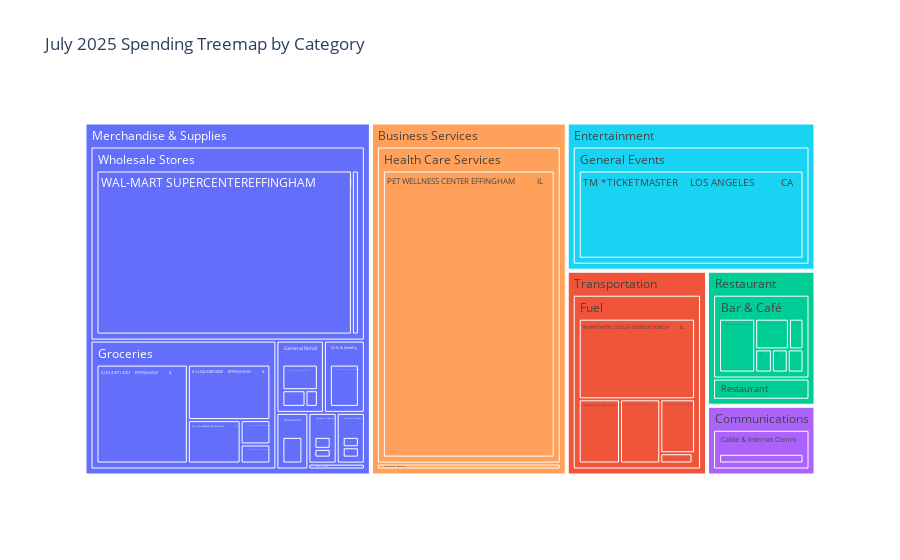

Here is the notebook cell this chart was saved with:
### Code cell
import plotly.express as px

fig_treemap = px.treemap(
    july_df,
    path=['Category_1', 'Category_2', 'Appears On Your Statement As'],
    values='Amount',
    color='Category_1',
    hover_data=['Amount', 'Description', 'Date'],
    title="July 2025 Spending Treemap by Category"
)
fig_treemap.show()

### Figure 1 — Plotly figure (JSON) as saved in the notebook; plotly's stock layout.template omitted (floating-point values rounded to 4 significant figures; data arrays with more than 128 entries replaced by an {"elided": "..."} marker saying what was removed)
{"data": [{"branchvalues": "total", "customdata": {"elided": "55x4 mixed values"}, "domain": {"x": [0, 1], "y": [0, 1]}, "hovertemplate": "labels=%{label}<br>Amount=%{customdata[0]}<br>parent=%{parent}<br>id=%{id}<br>Description=%{customdata[1]}<br>Date=%{customdata[2]}<br>Category_1=%{customdata[3]}<extra></extra>", "ids": ["Merchandise & Supplies/Groceries/ALDI 41071 4107     EFFINGHAM           IL", "Transportation/Fuel/MURPHY6708ATWALMART EFFINGHAM           IL", "Merchandise & Supplies/Groceries/BINNY'S BEVERAGE DEPCHAMPAIGN           IL", "Restaurant/Bar & Café/MCDONALD'S          EFFINGHAM           IL", "Transportation/Fuel/FASMART 556 09451766SALEM               IL", "Transportation/Fuel", "Restaurant/Bar & Café/PY *KUNGFU TEA CHAMPCHAMPAIGN           IL", "Communications/Cable & Internet Comm/STARLINK INTERNET   STARLINK.COM        CA", "Restaurant/Bar & Café/TACO BELL           EFFINGHAM           IL", "Restaurant", "Business Services/Employment Agencies/VERCEL INC.         COVINA              CA", "Merchandise & Supplies/Pharmacies/WALGREENS           EFFINGHAM           IL", "Restaurant/Bar & Café/STARBUCKS STORE 0964EFFINGHAM           IL", "Restaurant/Restaurant", "Communications/Cable & Internet Comm", "Business Services/Employment Agencies", "Entertainment/General Events", "Merchandise & Supplies/Mail Order", "Merchandise & Supplies/Internet Purchase/VZWRLSS N8320-01    800-922-0204        FL", "Merchandise & Supplies/Internet Purchase", "Business Services/Health Care Services", "Merchandise & Supplies", "Merchandise & Supplies/Computer Supplies/OPENAI              SAN FRANCISCO       CA", "Merchandise & Supplies/Mail Order/NYTimes.COM NY TIMES(800)698-4637       NY", "Transportation/Fuel/MARATHON PETRO78089 NEWTON              IL", "Transportation/Fuel/CIRCLE K # 01677    SULLIVAN            MO", "Transportation/Fuel/MARATHON 230524 0000DIETERICH           IL", "Merchandise & Supplies/Arts & Jewelry/HOBBY-LOBBY #0100 00EFFINGHAM           IL", "Restaurant/Bar & Café/BURGER KING #4755 00EFFINGHAM           IL", "Entertainment", "Business Services/Health Care Services/PET WELLNESS CENTER EFFINGHAM           IL", "Merchandise & Supplies/Computer Supplies/ANTHROPIC           SAN FRANCISCO       CA", "Merchandise & Supplies/Computer Supplies", "Merchandise & Supplies/Pharmacies", "Merchandise & Supplies/General Retail/DOLLAR GENERAL #2024DIETERICH           IL", "Entertainment/General Events/TM *TICKETMASTER    LOS ANGELES         CA", "Merchandise & Supplies/Groceries/A1 LIQUORS HWY 33 00EFFINGHAM           IL", "Merchandise & Supplies/General Retail/SP CONSPECTUS GAMINGMASON               IL", "Merchandise & Supplies/Wholesale Stores/WAL-MART SUPERCENTEREFFINGHAM           IL", "Transportation/Fuel/FASMART 560 09451881MONTROSE            IL", "Communications", "Business Services", "Merchandise & Supplies/Wholesale Stores", "Merchandise & Supplies/Groceries/A1 LIQUORS 0000     EFFINGHAM           IL", "Merchandise & Supplies/Groceries/TIL*IT TOP SHELF BEEEFFINGHAM           IL", "Merchandise & Supplies/General Retail", "Restaurant/Bar & Café", "Merchandise & Supplies/Arts & Jewelry", "Merchandise & Supplies/General Retail/WL *STEAM PURCHASE  SEATTLE             WA", "Merchandise & Supplies/Wholesale Stores/TARGET              CHAMPAIGN           IL", "Restaurant/Bar & Café/PAR*SMOOTHIE KING SKEFFINGHAM           IL", "Restaurant/Restaurant/Cracker Barrel 99999800-333-9963        TN", "Merchandise & Supplies/Internet Purchase/Amazon Web Services AWS.Amazon.com      WA", "Merchandise & Supplies/Groceries", "Transportation"], "labels": ["ALDI 41071 4107     EFFINGHAM           IL", "MURPHY6708ATWALMART EFFINGHAM           IL", "BINNY'S BEVERAGE DEPCHAMPAIGN           IL", "MCDONALD'S          EFFINGHAM           IL", "FASMART 556 09451766SALEM               IL", "Fuel", "PY *KUNGFU TEA CHAMPCHAMPAIGN           IL", "STARLINK INTERNET   STARLINK.COM        CA", "TACO BELL           EFFINGHAM           IL", "Restaurant", "VERCEL INC.         COVINA              CA", "WALGREENS           EFFINGHAM           IL", "STARBUCKS STORE 0964EFFINGHAM           IL", "Restaurant", "Cable & Internet Comm", "Employment Agencies", "General Events", "Mail Order", "VZWRLSS N8320-01    800-922-0204        FL", "Internet Purchase", "Health Care Services", "Merchandise & Supplies", "OPENAI              SAN FRANCISCO       CA", "NYTimes.COM NY TIMES(800)698-4637       NY", "MARATHON PETRO78089 NEWTON              IL", "CIRCLE K # 01677    SULLIVAN            MO", "MARATHON 230524 0000DIETERICH           IL", "HOBBY-LOBBY #0100 00EFFINGHAM           IL", "BURGER KING #4755 00EFFINGHAM           IL", "Entertainment", "PET WELLNESS CENTER EFFINGHAM           IL", "ANTHROPIC           SAN FRANCISCO       CA", "Computer Supplies", "Pharmacies", "DOLLAR GENERAL #2024DIETERICH           IL", "TM *TICKETMASTER    LOS ANGELES         CA", "A1 LIQUORS HWY 33 00EFFINGHAM           IL", "SP CONSPECTUS GAMINGMASON               IL", "WAL-MART SUPERCENTEREFFINGHAM           IL", "FASMART 560 09451881MONTROSE            IL", "Communications", "Business Services", "Wholesale Stores", "A1 LIQUORS 0000     EFFINGHAM           IL", "TIL*IT TOP SHELF BEEEFFINGHAM           IL", "General Retail", "Bar & Café", "Arts & Jewelry", "WL *STEAM PURCHASE  SEATTLE             WA", "TARGET              CHAMPAIGN           IL", "PAR*SMOOTHIE KING SKEFFINGHAM           IL", "Cracker Barrel 99999800-333-9963        TN", "Amazon Web Services AWS.Amazon.com      WA", "Groceries", "Transportation"], "marker": {"colors": ["#636efa", "#EF553B", "#636efa", "#00cc96", "#EF553B", "#EF553B", "#00cc96", "#ab63fa", "#00cc96", "#00cc96", "#FFA15A", "#636efa", "#00cc96", "#00cc96", "#ab63fa", "#FFA15A", "#19d3f3", "#636efa", "#636efa", "#636efa", "#FFA15A", "#636efa", "#636efa", "#636efa", "#EF553B", "#EF553B", "#EF553B", "#636efa", "#00cc96", "#19d3f3", "#FFA15A", "#636efa", "#636efa", "#636efa", "#636efa", "#19d3f3", "#636efa", "#636efa", "#636efa", "#EF553B", "#ab63fa", "#FFA15A", "#636efa", "#636efa", "#636efa", "#636efa", "#00cc96", "#636efa", "#636efa", "#636efa", "#00cc96", "#00cc96", "#636efa", "#636efa", "#EF553B"]}, "name": "", "parents": ["Merchandise & Supplies/Groceries", "Transportation/Fuel", "Merchandise & Supplies/Groceries", "Restaurant/Bar & Café", "Transportation/Fuel", "Transportation", "Restaurant/Bar & Café", "Communications/Cable & Internet Comm", "Restaurant/Bar & Café", "", "Business Services/Employment Agencies", "Merchandise & Supplies/Pharmacies", "Restaurant/Bar & Café", "Restaurant", "Communications", "Business Services", "Entertainment", "Merchandise & Supplies", "Merchandise & Supplies/Internet Purchase", "Merchandise & Supplies", "Business Services", "", "Merchandise & Supplies/Computer Supplies", "Merchandise & Supplies/Mail Order", "Transportation/Fuel", "Transportation/Fuel", "Transportation/Fuel", "Merchandise & Supplies/Arts & Jewelry", "Restaurant/Bar & Café", "", "Business Services/Health Care Services", "Merchandise & Supplies/Computer Supplies", "Merchandise & Supplies", "Merchandise & Supplies", "Merchandise & Supplies/General Retail", "Entertainment/General Events", "Merchandise & Supplies/Groceries", "Merchandise & Supplies/General Retail", "Merchandise & Supplies/Wholesale Stores", "Transportation/Fuel", "", "", "Merchandise & Supplies", "Merchandise & Supplies/Groceries", "Merchandise & Supplies/Groceries", "Merchandise & Supplies", "Restaurant", "Merchandise & Supplies", "Merchandise & Supplies/General Retail", "Merchandise & Supplies/Wholesale Stores", "Restaurant/Bar & Café", "Restaurant/Restaurant", "Merchandise & Supplies/Internet Purchase", "Merchandise & Supplies", ""], "type": "treemap", "values": [227.8, 69.98, 57.7, 15.74, 0.7, 456.0, 42.2, 120, 14.91, 232.3, 20, 32.79, 15, 46.85, 120, 20, 585, 6, 12.99, 25.89, 1077.0, 1604.0, 11, 6, 71.73, 8.95, 253.8, 53.64, 79.4, 585, 1077.0, 15, 26, 32.79, 15.94, 585, 14.31, 37.63, 938.2, 50.77, 120, 1097.0, 963.9, 115.6, 18.26, 62.1, 185.5, 53.64, 8.53, 25.62, 18.24, 46.85, 12.9, 433.7, 456.0]}], "layout": {"legend": {"tracegroupgap": 0}, "title": {"text": "July 2025 Spending Treemap by Category"}}}
